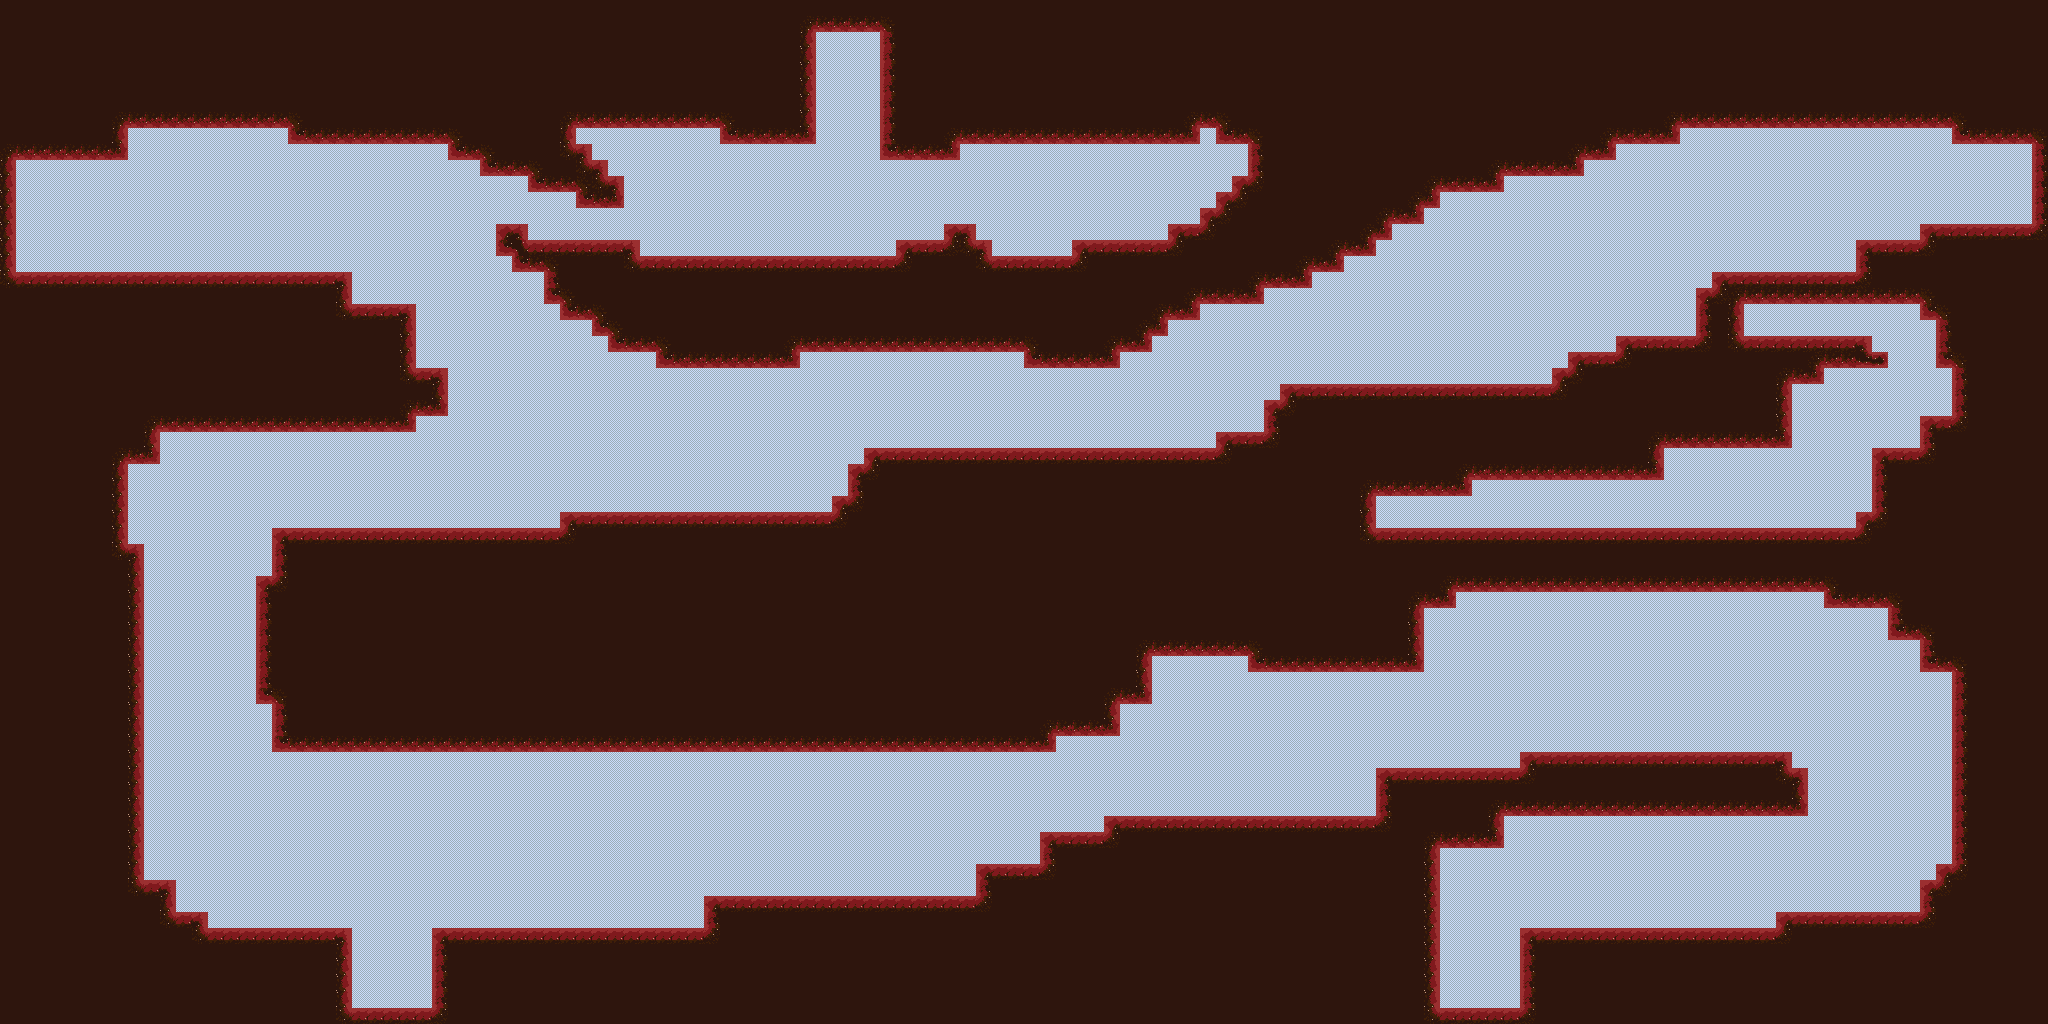

This game map was drawn from its Tiled (.tmx) file and the tilesets committed beside it. A one-line description and the trimmed map source follow:
An orthogonal 128x64 tile map with 16x16 px tiles, 2 tile layers (prototype, terrain).

<map version="1.10" tiledversion="1.11.0" orientation="orthogonal" renderorder="right-down" width="128" height="64" tilewidth="16" tileheight="16" infinite="0" nextlayerid="3" nextobjectid="1">
 <editorsettings>
  <export target="../../../scenes/levels/russet_grove_2_new.tscn" format="tscn" />
 </editorsettings>
 <tileset firstgid="1" source="../russet_grove_tileset.tsx" />
 <layer id="1" name="prototype" width="128" height="64">
  <data>[8192 cells, 8192 non-empty, 2 distinct tile ids]</data>
 </layer>
 <layer id="2" name="terrain" width="128" height="64">
  <data>[8192 cells, 8192 non-empty, 17 distinct tile ids]</data>
 </layer>
</map>
